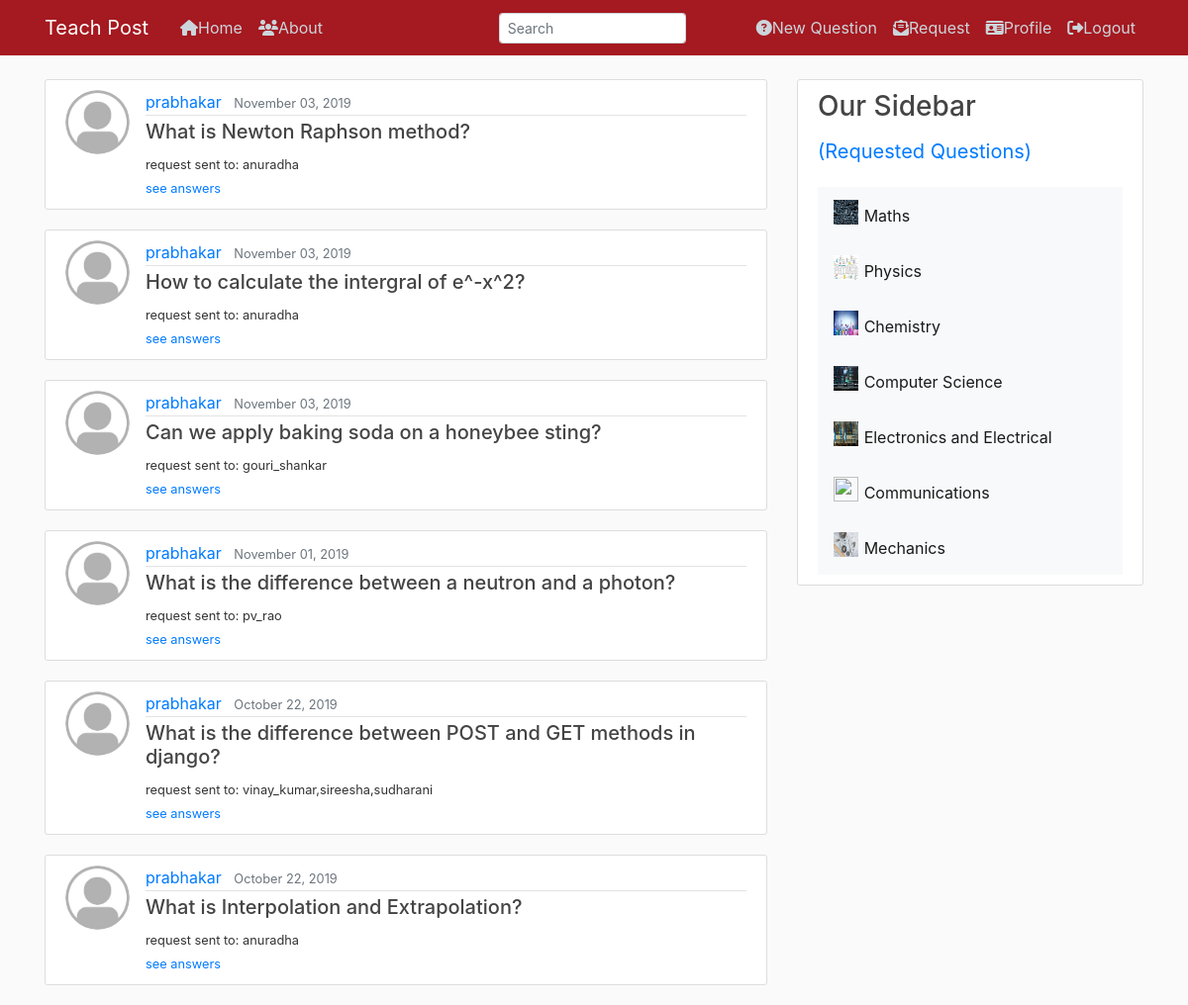
The page /requested/ (signed in) on the database its author committed.
### website/models.py (models this page shows, shortened)
class Question(models.Model):
    author = models.ForeignKey(User, on_delete=models.CASCADE)
    question_text = models.TextField()
    date_created = models.DateTimeField(default=timezone.now)
    date_updated = models.DateTimeField(auto_now=True)
    subject = models.CharField(max_length=20, choices=SUBJECTS, default='none')
    teachers = models.CharField(max_length=300, default='none')

### users/models.py (models this page shows, shortened)
class User(AbstractUser):
    is_student = models.BooleanField(default=False)
    is_teacher = models.BooleanField(default=False)
    class Meta:
        db_table='auth_user'

class Profile(models.Model):
    user = models.OneToOneField(User, on_delete=models.CASCADE)
    image = models.ImageField(default='default.jpg', upload_to='profile_pics')

### website/views.py (the view)
# urls.py: path('requested/', RequestedView.as_view(), name='requested'),
class RequestedView(LoginRequiredMixin, ListView):
    model = Question
    template_name = 'website/teacherview.html'
    context_object_name = 'questions'
    paginate_by = 8
    def get_queryset(self):
        question = Question.objects.exclude(teachers="none")
        return question.filter(author=self.request.user).order_by('-date_created')

### website/templates/website/teacherview.html (shortened to what this page needs)
{% extends "website/base.html" %}
{% block content %}
    {% if not questions %}
    <h3>Make a new request!</h3>
    <a href="{% url 'request' %}"><i class="fas fa-envelope-open-text"></i>request</a>
    {% else %}
      {% for q in questions %}
      <article class="media content-section">
          <img class="rounded-circle article-img" src="{{ q.author.profile.image.url }}">
          <div class="media-body">
            <div class="article-metadata">
              <a class="mr-2" href="{% url 'user-questions' q.author.username %}">{{ q.author }}</a>
              <small class="text-muted">{{ q.date_created|date:"F d, Y" }}</small>
            </div>
            {% if user.is_authenticated %}
              <h5><a class="article-title" href="{% url 'answer-new' q.pk %}">{{ q.question_text }}</a></h5>
            {% else %}
              <h5>{{ q.question_text }}</h5>
            {% endif %}
            {% if user.is_authenticated and user.is_student %}
            <small>request sent to: {{ q.teachers }}</small>
            <div>
              <small><a class="mr-2" href="{% url 'question-answer' q.pk %}">see answers</a></small>
            </div>
            {% else %}
            <small class="text-muted">last modified: {{ q.date_updated }}</small>
            {% endif %}
          </div>
      </article>
      {% endfor %}
    {% endif %}
{% endblock content %}

### website/static/website/main.css (style rules this page uses)
body { background: #fafafa; color: #333333; margin-top: 5rem; }
h1, h2, h3, h4, h5, h6 { color: #444444; }
.content-section { background: #ffffff; padding: 10px 20px; border: 1px solid #dddddd; border-radius: 3px; margin-bottom: 20px; }
.article-title { color: #444444; }
.article-img { height: 65px; width: 65px; margin-right: 16px; }
.article-metadata { padding-bottom: 1px; margin-bottom: 4px; border-bottom: 1px solid #e3e3e3 }

### rows shown on the page
Question: author.profile.image (placeholder picture), author "prabhakar", date_created "November 03, 2019", question_text "What is Newton Raphson method?", teachers "anuradha"
Question: author.profile.image (placeholder picture), author "prabhakar", date_created "November 03, 2019", question_text "How to calculate the intergral of e^-x^2?", teachers "anuradha"
Question: author.profile.image (placeholder picture), author "prabhakar", date_created "November 03, 2019", question_text "Can we apply baking soda on a honeybee sting?", teachers "gouri_shankar"
Question: author.profile.image (placeholder picture), author "prabhakar", date_created "November 01, 2019", question_text "What is the difference between a neutron and a photon?", teachers "pv_rao"
Question: author.profile.image (placeholder picture), author "prabhakar", date_created "October 22, 2019", question_text "What is the difference between POST and GET methods in django?", teachers "vinay_kumar,sireesha,sudharani"
Question: author.profile.image (placeholder picture), author "prabhakar", date_created "October 22, 2019", question_text "What is Interpolation and Extrapolation?", teachers "anuradha"
